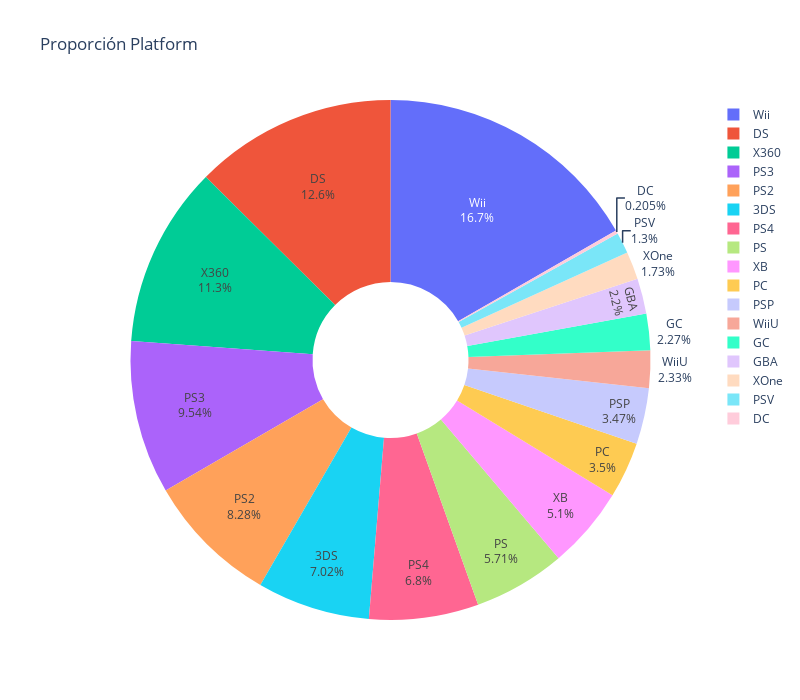

Notebook code for this chart:
### Markdown cell above
El último atributo categórico que podría ser de importancia se trata de "Platform", con la siguiente proporción:

### Code cell
# We take the 'Platform' attribute values and the corresponding counts.
labels = game_sales_analysis["Platform"].unique().tolist()
values = game_sales_analysis["Platform"].value_counts().tolist()

# We generate the pie chart of the 'Platform' attribute.
trace = go.Pie(labels=labels,
               values=values,
               textinfo='label+percent',
               hole=0.3)

data = [trace]

figure = go.Figure(data)
figure.update_layout(title="Proporción Platform", width=800, height=700)

iplot(figure)

### Figure 1 — Plotly figure (JSON) as saved in the notebook; plotly's stock layout.template omitted (floating-point values rounded to 4 significant figures)
{"data": [{"hole": 0.3, "labels": ["Wii", "DS", "X360", "PS3", "PS2", "3DS", "PS4", "PS", "XB", "PC", "PSP", "WiiU", "GC", "GBA", "XOne", "PSV", "DC"], "textinfo": "label+percent", "type": "pie", "values": [1140, 858, 769, 651, 565, 479, 464, 390, 348, 239, 237, 159, 155, 150, 118, 89, 14]}], "layout": {"height": 700, "title": {"text": "Proporción Platform"}, "width": 800}}
